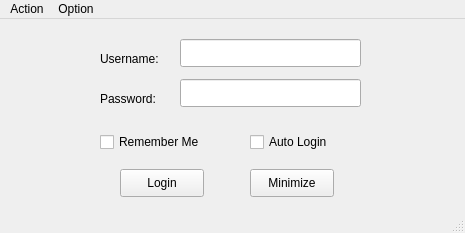
<?xml version="1.0" encoding="UTF-8"?>
<ui version="4.0">
 <class>MainWindow</class>
 <widget class="QMainWindow" name="MainWindow">
  <property name="geometry">
   <rect>
    <x>0</x>
    <y>0</y>
    <width>465</width>
    <height>233</height>
   </rect>
  </property>
  <property name="minimumSize">
   <size>
    <width>465</width>
    <height>233</height>
   </size>
  </property>
  <property name="maximumSize">
   <size>
    <width>465</width>
    <height>233</height>
   </size>
  </property>
  <property name="windowTitle">
   <string>Drcom Client</string>
  </property>
  <property name="windowIcon">
   <iconset resource="resource.qrc">
    <normaloff>:/png</normaloff>:/png</iconset>
  </property>
  <property name="autoFillBackground">
   <bool>true</bool>
  </property>
  <property name="iconSize">
   <size>
    <width>128</width>
    <height>128</height>
   </size>
  </property>
  <widget class="QWidget" name="centralWidget">
   <widget class="QLabel" name="label">
    <property name="geometry">
     <rect>
      <x>100</x>
      <y>30</y>
      <width>71</width>
      <height>20</height>
     </rect>
    </property>
    <property name="text">
     <string>Username:</string>
    </property>
   </widget>
   <widget class="QLabel" name="label_2">
    <property name="geometry">
     <rect>
      <x>100</x>
      <y>70</y>
      <width>71</width>
      <height>20</height>
     </rect>
    </property>
    <property name="text">
     <string>Password:</string>
    </property>
   </widget>
   <widget class="QCheckBox" name="checkBox">
    <property name="geometry">
     <rect>
      <x>100</x>
      <y>110</y>
      <width>201</width>
      <height>26</height>
     </rect>
    </property>
    <property name="focusPolicy">
     <enum>Qt::NoFocus</enum>
    </property>
    <property name="text">
     <string>Remember Me</string>
    </property>
   </widget>
   <widget class="QCheckBox" name="checkBox_2">
    <property name="geometry">
     <rect>
      <x>250</x>
      <y>110</y>
      <width>191</width>
      <height>26</height>
     </rect>
    </property>
    <property name="focusPolicy">
     <enum>Qt::NoFocus</enum>
    </property>
    <property name="text">
     <string>Auto Login</string>
    </property>
   </widget>
   <widget class="QPushButton" name="loginButton">
    <property name="geometry">
     <rect>
      <x>120</x>
      <y>150</y>
      <width>84</width>
      <height>28</height>
     </rect>
    </property>
    <property name="focusPolicy">
     <enum>Qt::TabFocus</enum>
    </property>
    <property name="layoutDirection">
     <enum>Qt::LeftToRight</enum>
    </property>
    <property name="text">
     <string>Login</string>
    </property>
   </widget>
   <widget class="QPushButton" name="minButton">
    <property name="geometry">
     <rect>
      <x>250</x>
      <y>150</y>
      <width>84</width>
      <height>28</height>
     </rect>
    </property>
    <property name="focusPolicy">
     <enum>Qt::TabFocus</enum>
    </property>
    <property name="layoutDirection">
     <enum>Qt::LeftToRight</enum>
    </property>
    <property name="text">
     <string>Minimize</string>
    </property>
   </widget>
   <widget class="QLineEdit" name="nameEdit">
    <property name="geometry">
     <rect>
      <x>180</x>
      <y>20</y>
      <width>181</width>
      <height>28</height>
     </rect>
    </property>
    <property name="focusPolicy">
     <enum>Qt::StrongFocus</enum>
    </property>
   </widget>
   <widget class="QLineEdit" name="passwdEdit">
    <property name="geometry">
     <rect>
      <x>180</x>
      <y>60</y>
      <width>181</width>
      <height>28</height>
     </rect>
    </property>
    <property name="focusPolicy">
     <enum>Qt::StrongFocus</enum>
    </property>
    <property name="echoMode">
     <enum>QLineEdit::Password</enum>
    </property>
   </widget>
  </widget>
  <widget class="QMenuBar" name="menuBar">
   <property name="geometry">
    <rect>
     <x>0</x>
     <y>0</y>
     <width>465</width>
     <height>25</height>
    </rect>
   </property>
   <widget class="QMenu" name="menuDrcom_client">
    <property name="title">
     <string>Action</string>
    </property>
    <addaction name="actionLogin_Logout"/>
    <addaction name="actionMinimize"/>
    <addaction name="actionExit"/>
   </widget>
   <widget class="QMenu" name="menuOption">
    <property name="title">
     <string>Option</string>
    </property>
    <addaction name="actionSettings"/>
    <addaction name="actionCheck_Log"/>
    <addaction name="actionAbout"/>
   </widget>
   <addaction name="menuDrcom_client"/>
   <addaction name="menuOption"/>
  </widget>
  <widget class="QStatusBar" name="statusBar"/>
  <action name="actionExit">
   <property name="text">
    <string>Exit</string>
   </property>
   <property name="shortcut">
    <string>Esc</string>
   </property>
  </action>
  <action name="actionLogin_Logout">
   <property name="text">
    <string>Login / Logout</string>
   </property>
   <property name="shortcut">
    <string>Ctrl+L</string>
   </property>
  </action>
  <action name="actionMinimize">
   <property name="text">
    <string>Minimize</string>
   </property>
   <property name="shortcut">
    <string>Ctrl+M</string>
   </property>
  </action>
  <action name="actionSettings">
   <property name="text">
    <string>Settings</string>
   </property>
   <property name="shortcut">
    <string>Ctrl+S</string>
   </property>
  </action>
  <action name="actionAbout">
   <property name="text">
    <string>About</string>
   </property>
  </action>
  <action name="actionCheck_Log">
   <property name="text">
    <string>Check Log</string>
   </property>
   <property name="shortcut">
    <string>Ctrl+Alt+L</string>
   </property>
  </action>
 </widget>
 <layoutdefault spacing="6" margin="11"/>
 <resources>
  <include location="resource.qrc"/>
 </resources>
 <connections/>
</ui>
